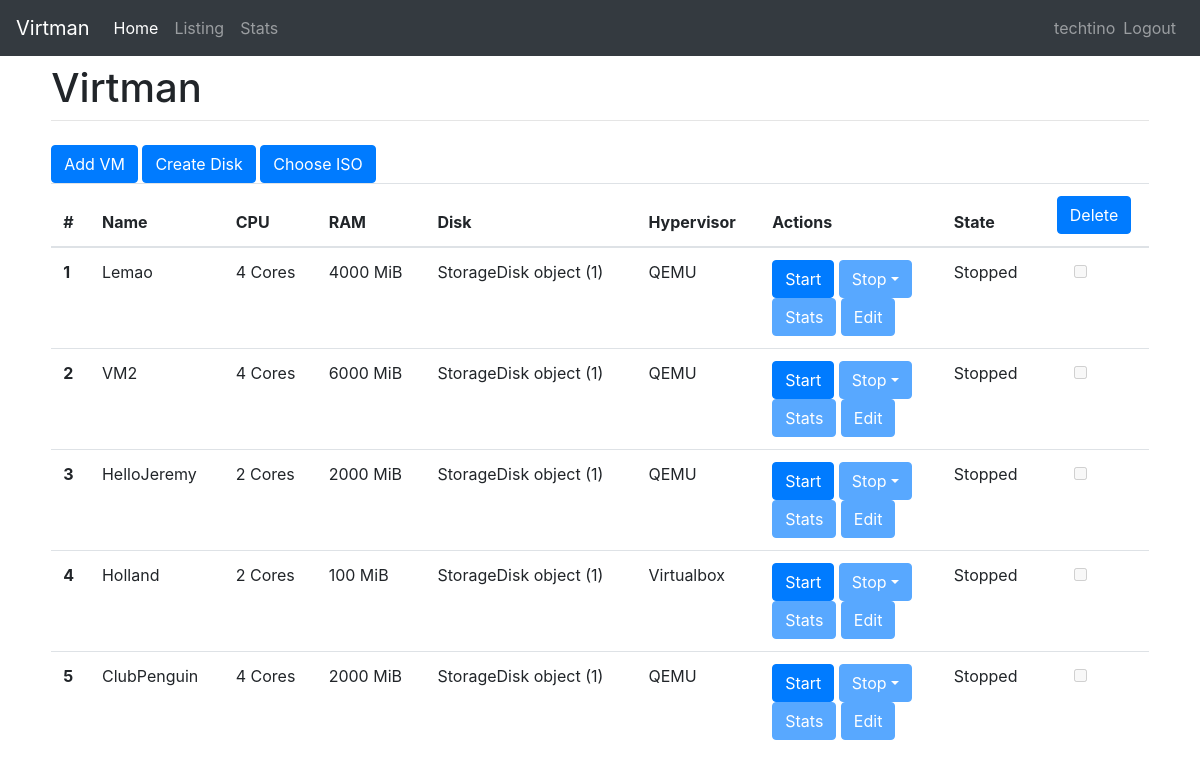
The page /manager/listing (signed in) on the database as committed earlier.
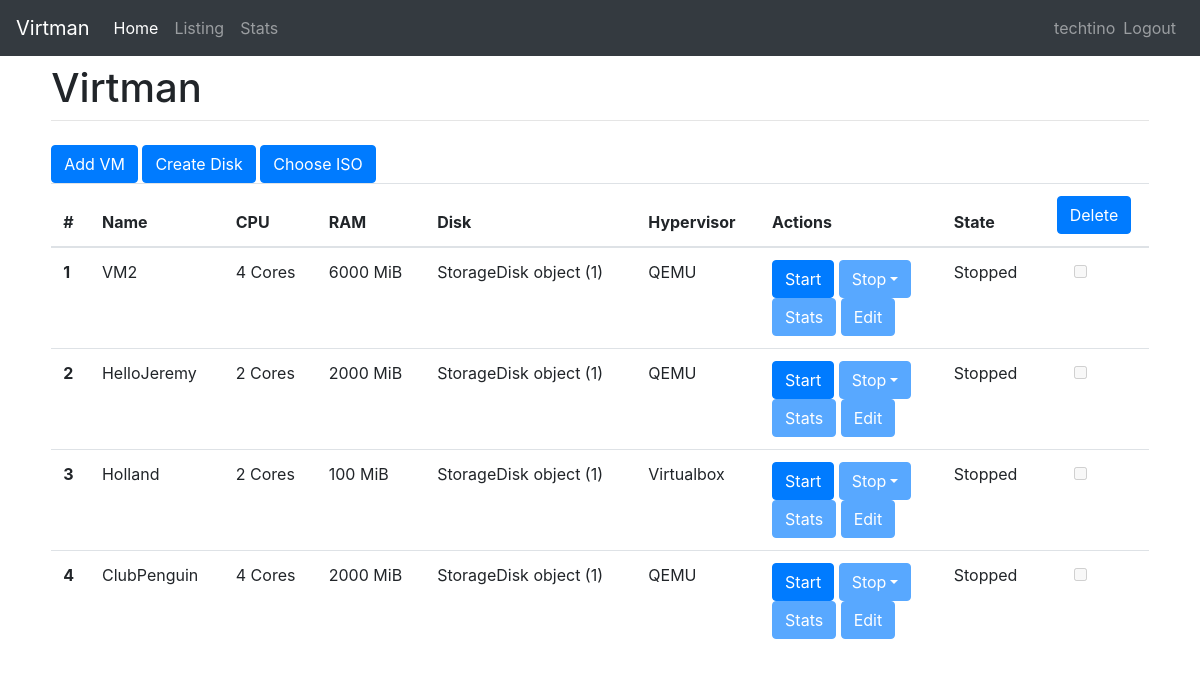
The same page on the database as committed later.
### manager/models.py (models this page shows, shortened)
class VM(models.Model):
    name = models.CharField(max_length=30)
    cpus = models.IntegerField()
    ram = models.IntegerField()
    HYPERVISOR_CHOICES = (
        ('QEMU', 'QEMU'),
        ('Virtualbox', 'Virtualbox'),
        ('VMWare', 'VMWare'),)
    hypervisor = models.CharField(max_length=30,choices=HYPERVISOR_CHOICES)
    OS = (
        ('Linux', 'Linux'),
        ('Windows', 'Windows'),
        ('Mac', 'Mac'),)
    os = models.CharField(max_length=30,choices=OS)
    state = models.CharField(max_length=3)
    storage_disk = models.ForeignKey(StorageDisk, on_delete=models.CASCADE)

class StorageDisk(models.Model):
    name = models.CharField(max_length=30)
    path = models.CharField(max_length=30)
    size = models.IntegerField()
    pass

### manager/views.py (the view)
# urls.py: path('listing', views.listing, name='listing'),
@login_required
def listing(request):
    VM_list = VM.objects.order_by('id')[:40]
    template = loader.get_template('listing.html')
    context = {
        'VM_list': VM_list,
    }
    return HttpResponse(template.render(context, request))

### manager/templates/listing.html (shortened to what this page needs)
{% extends "base.html" %}
{% block content %}
<div class="dropdown show">
<a class="btn btn-primary" href="/manager/add">Add VM</a>
<a class="btn btn-primary" href="/manager/createDisk">Create Disk</a>
<a class="btn btn-primary" href="/manager/uploadISO">Choose ISO</a>
{% if VM_list %}
<table class="table">
  <thead>
    <tr>
      <th scope="col">#</th>
      <th scope="col">Name</th>
      <th scope="col">CPU</th>
      <th scope="col">RAM</th>
      <th scope"col">Disk</th>
      <th scope="col">Hypervisor</th>
      <th scope="col">Actions</th>
      <th scope="col">State</th>
      <th scope="col" style="text-align: center"><button form="DeleteVM" type="submit" formmethod="post" class="btn btn-primary">Delete</button></th>
    </tr>
  </thead>
  <tbody>
    {% for vm in VM_list %}
        <tr>
        <th scope="row">{{ forloop.counter}}</th>
        <td>{{vm.name}}</td>
        <td>{{vm.cpus}} Cores</td>
        <td>{{vm.ram}} MiB</td>
        <td>{{vm.storage_disk}}</td>
        <td>{{vm.hypervisor}}</td>
        <td>
        {% if vm.state == 'ON' %}
        <button type="button" class="btn btn-primary" disabled>Start</button>
        <button class="btn btn-primary dropdown-toggle" type="button" id="dropdownMenuButton" data-toggle="dropdown" aria-haspopup="true" aria-expanded="false">
          Stop
        </button>
        <div class="dropdown-menu" aria-labelledby="dropdownMenuButton">
          <a class="dropdown-item" href="#">Shutdown</a>
          <a class="dropdown-item" href="#">Restart</a>
          <a class="dropdown-item" href="/manager/{{ vm.id }}/stopVM">Force Off</a>
        </div>
        <br>
        <a class="btn btn-primary" href="/manager/{{ vm.id }}/viewStats">Stats</a>
        <a class="btn btn-primary" href="/manager/{{ vm.id }}/edit">Edit</a>
        {% else %}
        <a class="btn btn-primary" href="/manager/{{ vm.id }}/startVM">Start </a>
        <button type="button" class="btn btn-primary dropdown-toggle" disabled>Stop</button>
        <br>
        <button type="button" class="btn btn-primary" disabled>Stats</button>
        <button type="button" class="btn btn-primary" disabled>Edit</button>
        {% endif %}
        {% if vm.state == "ON" %}
        <td>Running</td>
        <td style="text-align: center"><input class="form-check-input" type="checkbox" value="" name="VMs" id="{{vm.id}}"></td>
        {% else %}
        <td>Stopped</td>
        <td style="text-align: center"><input class="form-check-input" type="checkbox" value="" disabled></td>
        {% endif %}
        </td>
        </tr>
    {% endfor %}
  </tbody>
</table>
{% else %}
There are no VMs available
{% endif %}
{% endblock content %}

Rows that differ between the two databases and show on the page:
removed VM: name "Lemao", cpus "4", ram "4000", storage_disk "StorageDisk object (1)", hypervisor "QEMU"
